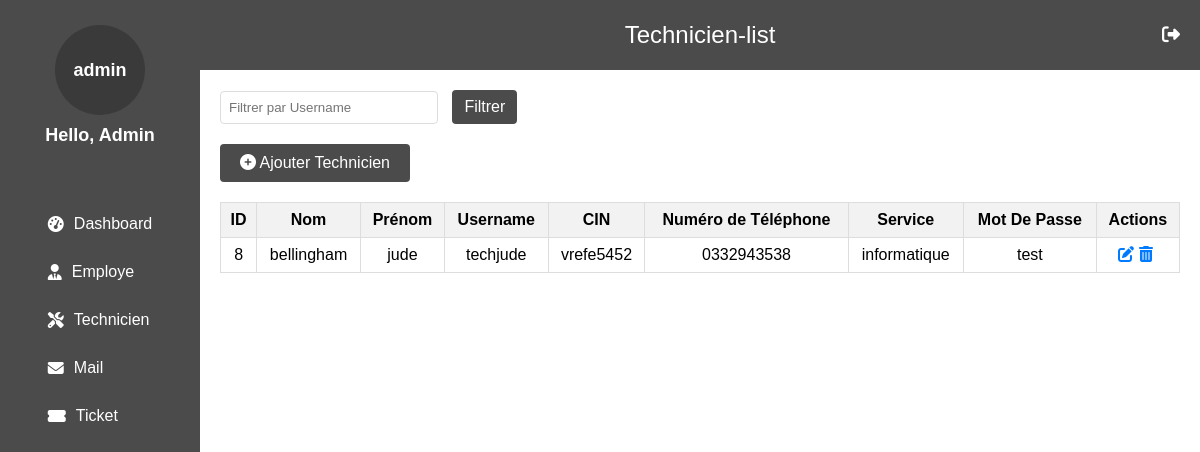
The page /admin_technicien.php on the database its author committed.
### tables this page shows
CREATE TABLE `technicien` (
  `id` int NOT NULL AUTO_INCREMENT,
  `Nom` varchar(255) DEFAULT NULL,
  `Prenom` varchar(255) DEFAULT NULL,
  `UserName` varchar(50) NOT NULL,
  `MotDePasse` varchar(255) DEFAULT NULL,
  `cin` varchar(20) DEFAULT NULL,
  `NumTel` varchar(20) DEFAULT NULL,
  `service` varchar(255) DEFAULT 'informatique',
  PRIMARY KEY (`id`),
  UNIQUE KEY `UserName` (`UserName`),
  UNIQUE KEY `cin` (`cin`)
);

### admin_technicien.php (the view, shortened to what this page needs)
<!DOCTYPE html>
<html lang="en">
<head>
    <link rel="stylesheet" href="AdminStyle.css">
    <link rel="stylesheet" href="https://cdnjs.cloudflare.com/ajax/libs/font-awesome/6.5.0/css/all.min.css">
</head>
<body>
    <div class="container">
        <aside class="sidebar">
            <div class="profile">
                <p class="profile-text">admin</p>
                <p>Hello, Admin</p>
            </div>
            <nav class="nav">
                <ul>
                    <li><a href="admin_dashboard.php"><i class="fas fa-tachometer-alt"></i> Dashboard</a></li>
                    <li><a href="admin_employe.php"><i class="fas fa-user-tie"></i> Employe</a></li>
                    <li><a href="admin_technicien.php"><i class="fas fa-tools"></i> Technicien</a></li>
                    <li><a href="admin_mail.php"><i class="fas fa-envelope"></i> Mail</a></li>
                    <li><a href="admin_ticket.php"><i class="fas fa-ticket-alt"></i> Ticket</a></li>
                </ul>
            </nav>
        </aside>
        <main class="main-content">
            <header class="top-header">
                <div class="header-content">
                    <h1>Technicien-list</h1>
                    <a href="logout.php" class="logout"><i class="fas fa-sign-out-alt"></i></a>
                </div>
            </header>
            <section class="content">
                <div class="filter">
                    <form method="GET" action="">
                        <input type="text" name="username" placeholder="Filtrer par Username" value="<?php echo isset($_GET['username']) ? htmlspecialchars($_GET['username']) : ''; ?>">
                        <input type="submit" value="Filtrer">
                    </form>
                </div>
                <div class="add-button">
                    <a href="ajouter_technicien.php" class="btn"><i class="fas fa-plus-circle"></i> Ajouter Technicien</a>
                </div>
                <?php
                include 'connexiondb.php';
                $usernameFilter = isset($_GET['username']) ? $_GET['username'] : '';
                $sql = "SELECT * FROM technicien WHERE UserName LIKE ?";
                $stmt = $conn->prepare($sql);
                $likeFilter = '%' . $usernameFilter . '%';
                $stmt->bind_param('s', $likeFilter);
                $stmt->execute();
                $result = $stmt->get_result();
                if ($result->num_rows > 0) {
                    echo '<table>';
                    echo '<thead><tr><th>ID</th><th>Nom</th><th>Prénom</th><th>Username</th><th>CIN</th><th>Numéro de Téléphone</th><th>Service</th><th>Mot De Passe</th><th>Actions</th></tr></thead>';
                    echo '<tbody>';
                    while ($row = $result->fetch_assoc()) {
                        echo '<tr>';
                        echo '<td>' . $row['id'] . '</td>';
                        echo '<td>' . $row['Nom'] . '</td>';
                        echo '<td>' . $row['Prenom'] . '</td>';
                        echo '<td>' . $row['UserName'] . '</td>';
                        echo '<td>' . $row['cin'] . '</td>';
                        echo '<td>' . $row['NumTel'] . '</td>';
                        echo '<td>' . $row['service'] . '</td>';
                        echo '<td>' . $row['MotDePasse'] . '</td>';
                        echo '<td class="action-buttons">';
                        echo '<a href="modifier_technicien.php?id=' . $row['id'] . '"><i class="fas fa-edit"></i></a>';
                        echo '<a href="supprimer_technicien.php?id=' . $row['id'] . '"><i class="fas fa-trash-alt"></i></a>';
                        echo '</td>';
                        echo '</tr>';
                    }
                    echo '</tbody>';
                    echo '</table>';
                } else {
                    echo "Aucun résultat trouvé";
                }
                ?>
            </section>
        </main>
    </div>
</body>
</html>

### adminStyle.css (style rules this page uses)
body { font-family: Arial, sans-serif; background-color: #f2f2f2; margin: 0; padding: 0; display: flex; height: 100vh; }
.container { display: flex; width: 100%; }
.sidebar { width: 200px; background-color: #4b4b4b; color: #fff; display: flex; flex-direction: column; align-items: center; padding-top: 20px; }
.profile { text-align: center; margin-bottom: 20px; }
.profile-text { font-size: 24px; font-weight: bold; color: #fff; background-color: #3a3a3a; padding: 15px; border-radius: 50%; width: 60px; height: 60px; display: flex; align-items: center; justify-content: center; margin: 0 auto 10px; }
.profile p { margin-top: 5px; font-size: 18px; font-weight: bold; }
.nav ul { list-style-type: none; padding: 0; width: 100%; }
.nav ul li { width: 100%; }
.nav ul li a { display: flex; align-items: center; padding: 15px; text-decoration: none; color: #fff; font-size: 16px; text-align: left; width: 100%; transition: background-color 0.3s; }
.nav ul li a i { margin-right: 10px; }
.main-content { flex: 1; background-color: #fff; display: flex; flex-direction: column; overflow-y: auto; }
.top-header { background-color: #4b4b4b; color: #fff; padding: 20px; display: flex; justify-content: center; align-items: center; position: relative; height: 30px; }
.header-content { display: flex; justify-content: center; align-items: center; width: 100%; position: absolute; left: 50%; transform: translateX(-50%); }
.top-header h1 { margin: 0; font-size: 24px; font-weight: normal; }
.top-header .logout { position: absolute; right: 20px; top: 50%; transform: translateY(-50%); text-decoration: none; font-size: 18px; color: #fff; display: flex; align-items: center; }
.top-header .logout i { margin-left: 5px; }
.content { flex: 1; padding: 20px; background-color: #fff; }

### admin_technicien.php (style rules this page uses)
table { width: 100%; border-collapse: collapse; margin-top: 20px; }
table, th, td { border: 1px solid #ddd; padding: 8px; text-align: center; }
th { background-color: #f2f2f2; }
.action-buttons { white-space: nowrap; }
.action-buttons a { margin-right: 5px; text-decoration: none; color: #007bff; }
.filter { margin-bottom: 20px; display: flex; align-items: center; }
.filter input[type="text"] { padding: 8px; width: 200px; border: 1px solid #ddd; border-radius: 4px; margin-right: 10px; }
.filter input[type="submit"] { background-color: #4b4b4b; color: #fff; border: none; padding: 8px 12px; border-radius: 4px; cursor: pointer; font-size: 16px; }
.add-button { margin-top: 20px; text-align: left; }
.add-button .btn { background-color: #4b4b4b; color: #fff; border: none; padding: 10px 20px; border-radius: 4px; text-decoration: none; display: inline-block; font-size: 16px; transition: background-color 0.3s; }

### rows shown on the page
technicien: id "8", Nom "bellingham", Prenom "jude", UserName "techjude", cin "vrefe5452", NumTel "0332943538", service "informatique", MotDePasse "test"
